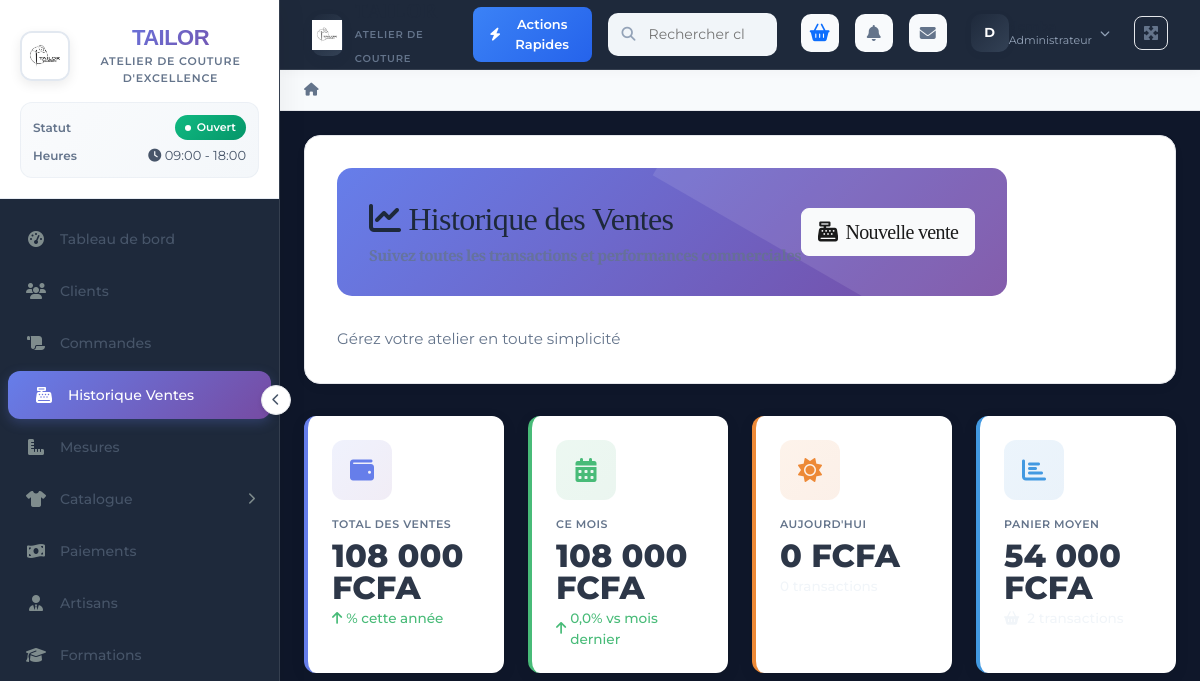
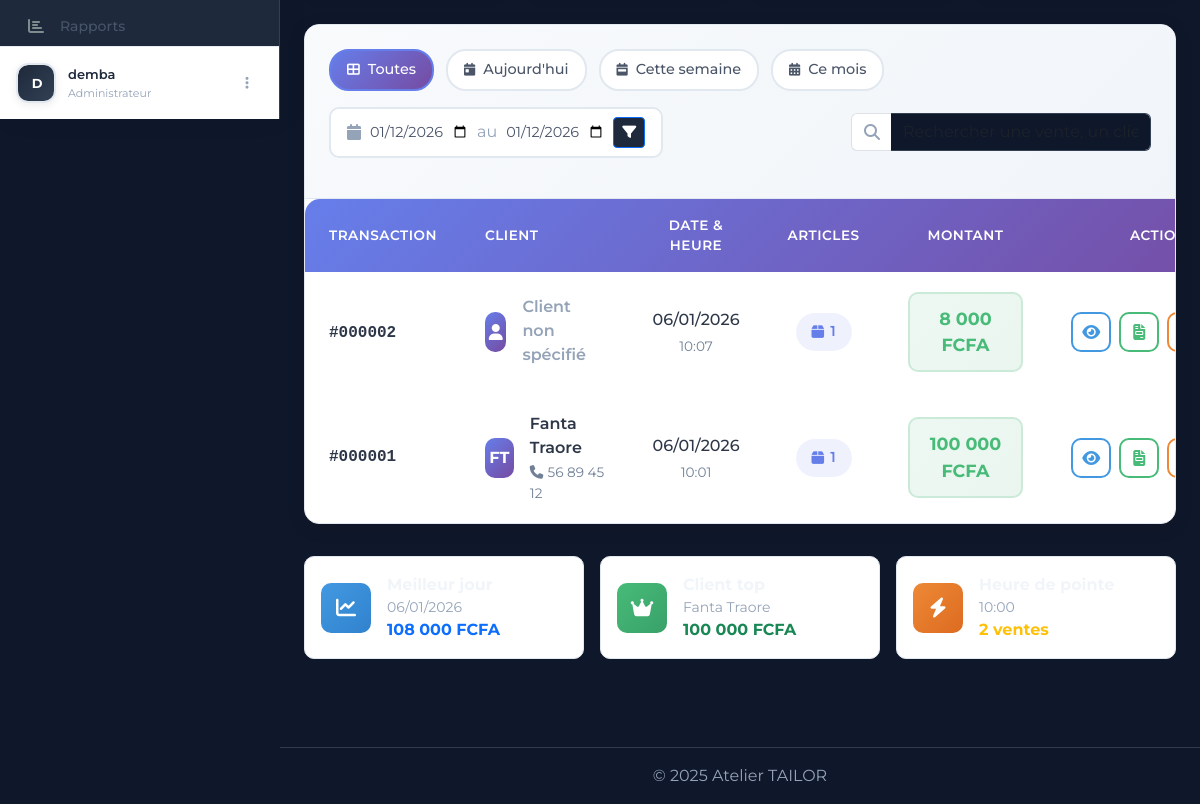
The app's page /ventes/ (signed in), older data (2 pictures, top to bottom).
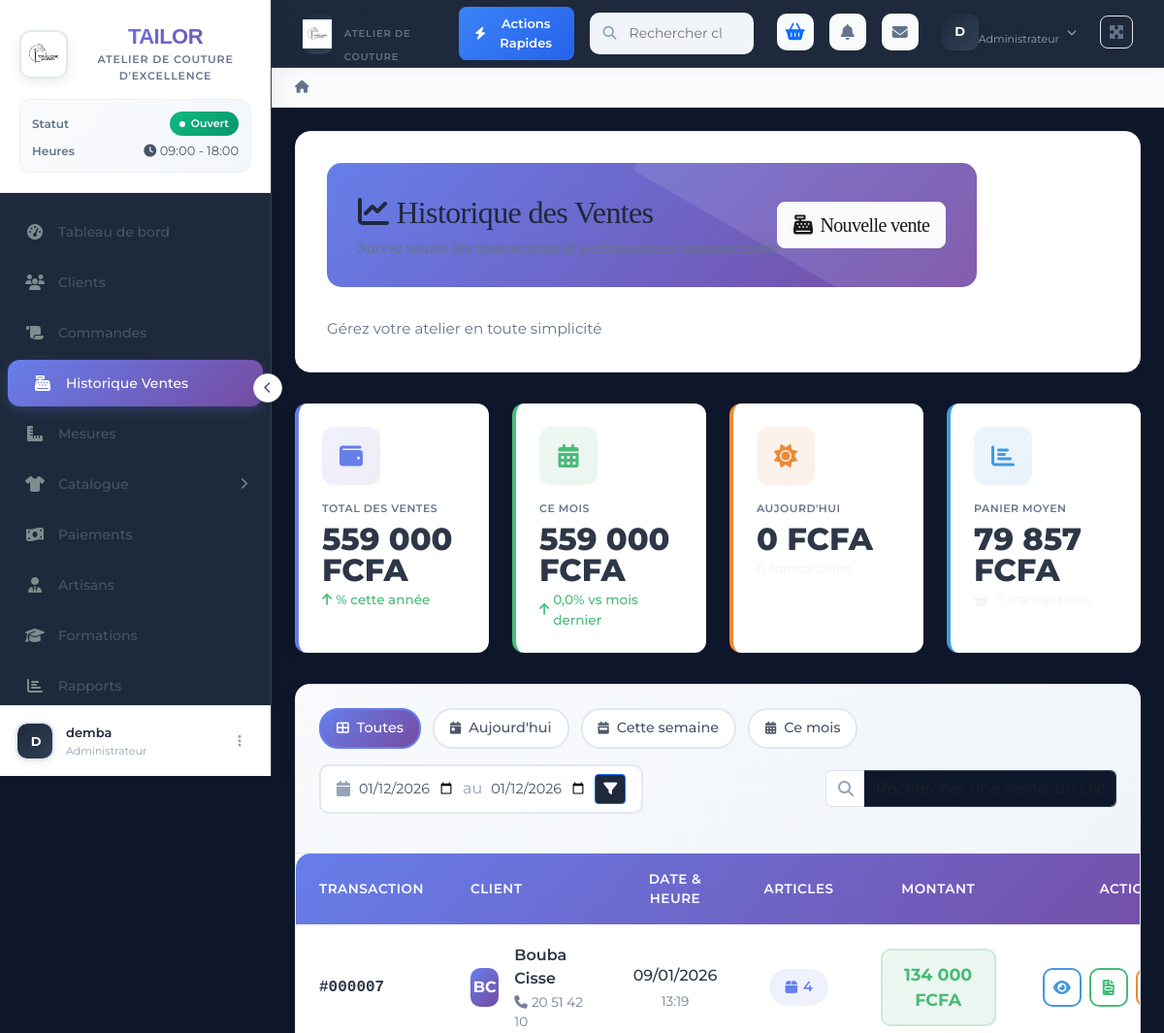
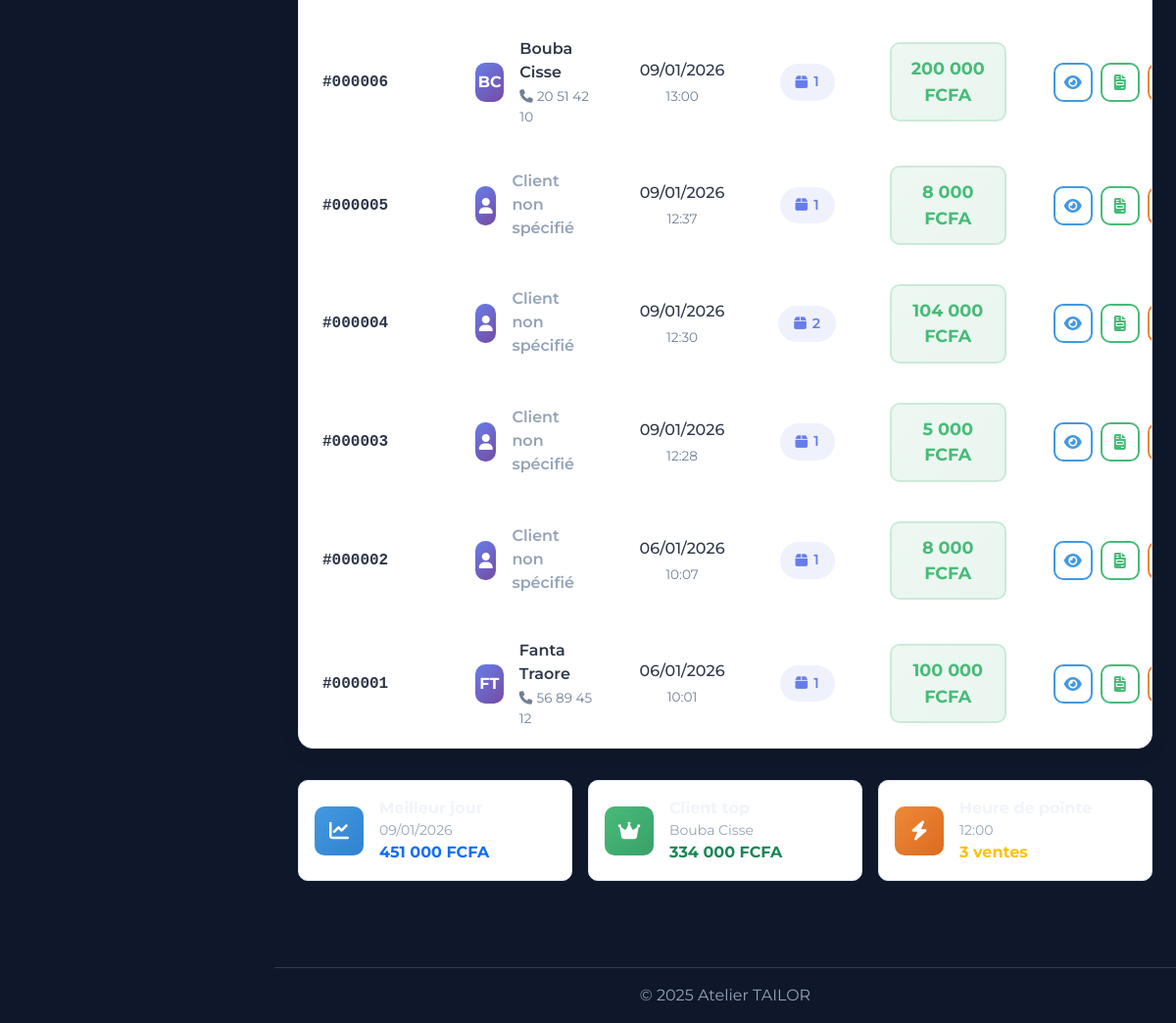
The same page, newer data (2 pictures, top to bottom).
### apps/ventes/models.py (models this page shows, shortened)
class Vente(models.Model):
    client = models.ForeignKey(Client, on_delete=models.SET_NULL, null=True, blank=True, related_name='ventes')
    date_vente = models.DateTimeField(auto_now_add=True)
    montant_total = models.DecimalField(max_digits=10, decimal_places=2)
    note = models.TextField(blank=True, null=True)
    class Meta:
        ordering = ['-date_vente']
        verbose_name = "Vente"
        verbose_name_plural = "Ventes"

### apps/clients/models.py (models this page shows, shortened)
class Client(models.Model):
    GENRE_CHOICES = (
        ('M', 'Homme'),
        ('F', 'Femme'),
    )
    prenom = models.CharField(max_length=100)
    nom = models.CharField(max_length=100)
    genre = models.CharField(
        max_length=1,
        choices=GENRE_CHOICES,
        blank=True,
        null=True
    )
    telephone = models.CharField(max_length=20, unique=True)
    email = models.EmailField(blank=True, null=True)
    adresse = models.TextField(blank=True)
    note = models.TextField(
        blank=True,
        help_text="Informations particulières sur le client"
    )
    is_active = models.BooleanField(default=True)
    created_at = models.DateTimeField(auto_now_add=True)
    updated_at = models.DateTimeField(auto_now=True)
    class Meta:
        ordering = ['nom', 'prenom']
        verbose_name = "Client"
        verbose_name_plural = "Clients"

### apps/ventes/views.py (the view)
# urls.py: path('', views.vente_list, name='vente_list'),
@login_required
def vente_list(request):
    ventes = Vente.objects.all()
    montant_total = ventes.aggregate(Sum('montant_total'))['montant_total__sum'] or 0
    now = timezone.now()
    month = request.GET.get('month', now.month)
    year = request.GET.get('year', now.year)
    try:
        month = int(month)
        year = int(year)
        if not (1 <= month <= 12):
            month = now.month
    except ValueError:
        month = now.month
        year = now.year
    ventes_mois_qs = ventes.filter(date_vente__month=month, date_vente__year=year)
    montant_ventes_mois = ventes_mois_qs.aggregate(Sum('montant_total'))['montant_total__sum'] or 0
    prev_month = month - 1 if month > 1 else 12
    prev_year = year if month > 1 else year - 1
    ventes_dernier_mois_qs = ventes.filter(date_vente__month=prev_month, date_vente__year=prev_year)
    montant_dernier_mois = ventes_dernier_mois_qs.aggregate(Sum('montant_total'))['montant_total__sum'] or 0
    evolution_mensuelle = 0
    if montant_dernier_mois > 0:
        evolution_mensuelle = ((montant_ventes_mois - montant_dernier_mois) / montant_dernier_mois) * 100
    ventes_aujourdhui_qs = ventes.filter(date_vente__date=now.date())
    montant_ventes_aujourdhui = ventes_aujourdhui_qs.aggregate(Sum('montant_total'))['montant_total__sum'] or 0
    ventes_count_aujourdhui = ventes_aujourdhui_qs.count()
    total_transactions = ventes.count()
    panier_moyen = montant_total / total_transactions if total_transactions > 0 else 0
    meilleur_jour = None
    if ventes.exists():
        meilleur_jour_data = ventes.values('date_vente__date').annotate(
            total=Sum('montant_total'),
            count=Count('id')
        ).order_by('-total').first()
        if meilleur_jour_data:
            meilleur_jour = {
                'date': meilleur_jour_data['date_vente__date'],
                'total': meilleur_jour_data['total'],
                'count': meilleur_jour_data['count']
            }
    top_client = None
    if ventes.filter(client__isnull=False).exists():
        top_client_data = ventes.filter(client__isnull=False).values('client__prenom', 'client__nom').annotate(
            total_achats=Sum('montant_total'),
            count=Count('id')
        ).order_by('-total_achats').first()
        if top_client_data:
            top_client = {
                'nom_complet': f"{top_client_data['client__prenom']} {top_client_data['client__nom']}",
                'total_achats': top_client_data['total_achats'],
                'count': top_client_data['count']
            }
    heure_pointe = None
    if ventes.exists():
        heure_pointe_data = ventes.annotate(
            heure=Extract('date_vente', 'hour')
        ).values('heure').annotate(
            nombre_ventes=Count('id')
        ).order_by('-nombre_ventes').first()
        if heure_pointe_data and heure_pointe_data['heure'] is not None:
            heure_pointe = {
                'heure': f"{heure_pointe_data['heure']:02d}:00",
                'nombre_ventes': heure_pointe_data['nombre_ventes']
            }
    return render(request, 'ventes/vente_list.html', {
        'ventes': ventes,
        'montant_total': montant_total,
        'ventes_mois': montant_ventes_mois,
        'ventes_aujourdhui': montant_ventes_aujourdhui,
        'ventes_count_aujourdhui': ventes_count_aujourdhui,
        'evolution_mensuelle': evolution_mensuelle,
        'total_transactions': total_transactions,
        'panier_moyen': panier_moyen,
        'meilleur_jour': meilleur_jour,
        'top_client': top_client,
        'heure_pointe': heure_pointe,
        'current_month': month,
        'current_year': year
    })

### apps/core/context_processors.py (called while the page is built)
def notifications_processor(request):
    if request.user.is_authenticated:
        unread_notifications = Notification.objects.filter(user=request.user, is_read=False)
        return {
            'notifications_count': unread_notifications.count(),
            'recent_notifications': unread_notifications[:5]
        }
    return {
        'notifications_count': 0,
        'recent_notifications': []
    }

### apps/messagerie/context_processors.py (called while the page is built)
def unread_messages_count(request):
    if request.user.is_authenticated:
        try:
            personnel_profile = request.user.personnel_profile
            unread_count = Message.objects.filter(recipient=personnel_profile, is_read=False).count()
            recent_messages = Message.objects.filter(recipient=personnel_profile).order_by('-created_at')[:5]
            return {
                'unread_messages_count': unread_count,
                'recent_user_messages': recent_messages
            }
        except Personnel.DoesNotExist:
            pass
    return {
        'unread_messages_count': 0,
        'recent_user_messages': []
    }

### apps/panier/cart.py (called while the page is built)
    def __len__(self):
        return sum(item['quantity'] for item in self.cart['items'].values())

### apps/ventes/templates/ventes/vente_list.html (shortened to what the changed rows need)
{% extends "base.html" %}
{% load static %}
{% load humanize %}
{% block page_title %}
<div class="sales-header">
    <div class="d-flex justify-content-between align-items-center">
        <div>
            <h1 class="h2 mb-2">
                <i class="fas fa-chart-line me-2"></i>Historique des Ventes
            </h1>
        </div>
        <div>
        </div>
    </div>
</div>
{% endblock %}
{% block content %}
<div class="stats-overview">
    <div class="stat-card-sales total">
        <div class="stat-icon-wrapper total">
            <i class="fas fa-wallet"></i>
        </div>
        <div class="stat-label">Total des ventes</div>
        <div class="stat-value">{{ montant_total|floatformat:0|intcomma }} FCFA</div>
        <div class="stat-trend trend-up">
            <i class="fas fa-arrow-up"></i>
            {{ evolution_annuelle }}% cette année
        </div>
    </div>
    <div class="stat-card-sales month">
        <div class="stat-icon-wrapper month">
            <i class="fas fa-calendar-alt"></i>
        </div>
        <div class="stat-label">Ce mois</div>
        <div class="stat-value">{{ ventes_mois|floatformat:0|intcomma }} FCFA</div>
        <div class="stat-trend {% if evolution_mensuelle >= 0 %}trend-up{% else %}trend-down{% endif %}">
            <i class="fas fa-arrow-{% if evolution_mensuelle >= 0 %}up{% else %}down{% endif %}"></i>
            {{ evolution_mensuelle|floatformat:1 }}% vs mois dernier
        </div>
    </div>
    <div class="stat-card-sales avg">
        <div class="stat-icon-wrapper avg">
            <i class="fas fa-chart-bar"></i>
        </div>
        <div class="stat-label">Panier moyen</div>
        <div class="stat-value">{{ panier_moyen|floatformat:0|intcomma }} FCFA</div>
        <div class="stat-trend">
            <i class="fas fa-shopping-basket me-1"></i>
        </div>
    </div>
</div>
<div class="sales-table-container">
    <div class="table-responsive">
        <table class="sales-table">
            <thead>
                <tr>
                    <th class="text-start ps-4">Transaction</th>
                    <th class="text-start">Client</th>
                    <th class="text-center">Date & Heure</th>
                    <th class="text-center">Articles</th>
                    <th class="text-center">Montant</th>
                    <th class="text-center pe-4">Actions</th>
                </tr>
            </thead>
            <tbody>
                {% for vente in ventes %}
                <tr>
                    <td class="text-start ps-4">
                        <div class="sale-id">#{{ vente.numero_vente|default:vente.id|stringformat:"06d" }}</div>
                    </td>
                    <td class="text-start">
                        <div class="client-info">
                            <div class="client-avatar">
                                {% if vente.client %}
                                {{ vente.client.prenom|first|upper }}{{ vente.client.nom|first|upper }}
                                {% else %}
                                <i class="fas fa-user"></i>
                                {% endif %}
                            </div>
                            <div>
                                <div class="client-name">
                                    {% if vente.client %}
                                    {{ vente.client.prenom }} {{ vente.client.nom }}
                                    {% else %}
                                    <span class="text-muted">Client non spécifié</span>
                                    {% endif %}
                                </div>
                                {% if vente.client and vente.client.telephone %}
                                <div class="client-contact">
                                    <i class="fas fa-phone me-1"></i>{{ vente.client.telephone }}
                                </div>
                                {% endif %}
                            </div>
                        </div>
                    </td>
                    <td class="text-center">
                        <div class="sale-date">{{ vente.date_vente|date:"d/m/Y" }}</div>
                        <div class="sale-time">{{ vente.date_vente|date:"H:i" }}</div>
                    </td>
                    <td class="text-center">
                        <span class="items-count">
                            <i class="fas fa-box"></i>
                            {{ vente.lignes.count }}
                        </span>
                    </td>
                    <td class="text-center">
                        <span class="amount-badge">
                            {{ vente.montant_total|floatformat:0|intcomma }} FCFA
                        </span>
                    </td>
                    <td class="text-center pe-4">
                        <div class="action-buttons">
                            <a href="{% url 'ventes:vente_detail' vente.pk %}" class="action-btn view" title="Voir détails">
                                <i class="fas fa-eye"></i>
                            </a>
                            <a href="{% url 'ventes:facture' vente.pk %}" class="action-btn invoice" title="Facture" target="_blank">
                                <i class="fas fa-file-invoice"></i>
                            </a>
                            <a href="#" class="action-btn refund" title="Retour">
                            </a>
                        </div>
                    </td>
                </tr>
                {% endfor %}
            </tbody>
        </table>
    </div>
</div>
<div class="quick-stats">
    <div class="quick-stat">
        <div>
            <div class="fw-bold">Meilleur jour</div>
            <div class="text-muted small">{{ meilleur_jour.date|date:"d/m/Y" }}</div>
            <div class="text-primary fw-bold">{{ meilleur_jour.total|floatformat:0|intcomma }} FCFA</div>
        </div>
    </div>
    <div class="quick-stat">
        <div>
            <div class="fw-bold">Client top</div>
            <div class="text-muted small">{{ top_client.nom_complet|default:"Aucun" }}</div>
            <div class="text-success fw-bold">{{ top_client.total_achats|floatformat:0|intcomma }} FCFA</div>
        </div>
    </div>
    <div class="quick-stat">
        <div>
            <div class="fw-bold">Heure de pointe</div>
            <div class="text-muted small">{{ heure_pointe.heure|default:"-" }}</div>
            <div class="text-warning fw-bold">{{ heure_pointe.nombre_ventes|default:0 }} ventes</div>
        </div>
    </div>
</div>
{% endblock %}

Row changes from the older to the newer data that the page shows:
added Vente: numero_vente "000007", client.prenom|first "B", client.nom|first "C", client.prenom "Bouba", client.nom "Cisse", client.telephone "20 51 42 10", date_vente "09/01/2026", date_vente "13:19", lignes.count "4", montant_total "134 000"
added Vente: numero_vente "000006", client.prenom|first "B", client.nom|first "C", client.prenom "Bouba", client.nom "Cisse", client.telephone "20 51 42 10", date_vente "09/01/2026", date_vente "13:00", lignes.count "1", montant_total "200 000"
added Vente: numero_vente "000005", shows "Client non spécifié", date_vente "09/01/2026", date_vente "12:37", lignes.count "1", montant_total "8 000"
added Vente: numero_vente "000004", shows "Client non spécifié", date_vente "09/01/2026", date_vente "12:30", lignes.count "2", montant_total "104 000"
added Vente: numero_vente "000003", shows "Client non spécifié", date_vente "09/01/2026", date_vente "12:28", lignes.count "1", montant_total "5 000"
Text that changed along with them:
{{ montant_total|floatformat:0|intcomma }}: "108 000" → "559 000"
{{ ventes_mois|floatformat:0|intcomma }}: "108 000" → "559 000"
{{ panier_moyen|floatformat:0|intcomma }}: "54 000" → "79 857"
{{ meilleur_jour.date|date:"d/m/Y" }}: "06/01/2026" → "09/01/2026"
{{ meilleur_jour.total|floatformat:0|intcomma }}: "108 000" → "451 000"
{{ top_client.nom_complet|default:"Aucun" }}: "Fanta Traore" → "Bouba Cisse"
{{ top_client.total_achats|floatformat:0|intcomma }}: "100 000" → "334 000"
{{ heure_pointe.heure|default:"-" }}: "10:00" → "12:00"
{{ heure_pointe.nombre_ventes|default:0 }}: "2" → "3"
